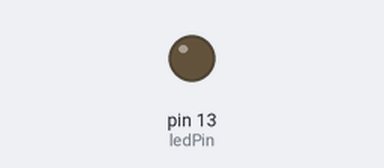
Bench run of a sketch on a simulated Arduino Uno, built with avr-gcc and run on an emulated ATmega328P. Parts: output pins drawn as LEDs (lit = HIGH).

Above: at 1.4 s.
At 11.1 s:
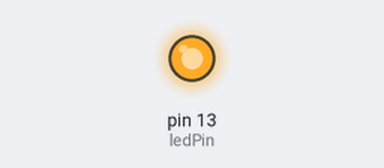
Timing chart, 0 to 11.7 s (numbered marks = the images above):
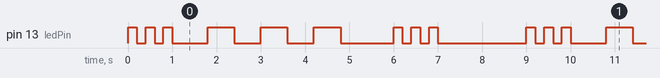

The sketch:

tp7-ISW2-punto3.ino
```cpp
/*
  Custom LED Blink Pattern

  Implementa un patrón de parpadeo personalizado para el LED incorporado en Arduino.

  Esta versión del código realiza las siguientes acciones:
  a. Encender el LED por 400 mSeg y apagarlo por un tiempo similar. Repetir tres veces.
  b. Mantener el LED apagado por 1200 mSeg.
  c. Encender el LED por 1200 mSeg y apagarlo por un tiempo similar. Repetir tres veces.
  d. Mantener el LED apagado por 1200 mSeg.
  e. Encender el LED por 400 mSeg y apagarlo por un tiempo similar. Repetir tres veces.
  f. Mantener el LED apagado por 3600 mSeg.
  g. Volver a repetir el ciclo.

  Este código está en el dominio público.
*/

//Repetir el caso anterior pero utilizando la mitad del tiempo que en el caso original.

// El pin LED_BUILTIN es el pin incorporado para el LED en la mayoría de las placas Arduino.
int ledPin = LED_BUILTIN;

void setup() {
  pinMode(ledPin, OUTPUT);
}

void loop() {
  while (true) {
    // a. Encender el LED por 400 mSeg y apagarlo por un tiempo similar. Repetir tres veces.
    for (int i = 0; i < 3; i++) {
      digitalWrite(ledPin, HIGH);  // Encender el LED
      delay(200);  // Esperar 400 mSeg
      digitalWrite(ledPin, LOW);  // Apagar el LED
      delay(200);  // Esperar 400 mSeg
    }

    // b. Mantener el LED apagado por 1200 mSeg.
    delay(600);

    // c. Encender el LED por 1200 mSeg y apagarlo por un tiempo similar. Repetir tres veces.
    for (int i = 0; i < 3; i++) {
      digitalWrite(ledPin, HIGH);  // Encender el LED
      delay(600);  // Esperar 1200 mSeg
      digitalWrite(ledPin, LOW);  // Apagar el LED
      delay(600);  // Esperar 1200 mSeg
    }

    // d. Mantener el LED apagado por 1200 mSeg.
    delay(600);

    // e. Encender el LED por 400 mSeg y apagarlo por un tiempo similar. Repetir tres veces.
    for (int i = 0; i < 3; i++) {
      digitalWrite(ledPin, HIGH);  // Encender el LED
      delay(200);  // Esperar 400 mSeg
      digitalWrite(ledPin, LOW);  // Apagar el LED
      delay(200);  // Esperar 400 mSeg
    }

    // f. Mantener el LED apagado por 3600 mSeg.
    delay(1800);
  }
}
```

Measured:
- by itself, pin 13 (ledPin): repeats every 9.0 s: 2 × (LOW 0.20 s, HIGH 0.20 s), LOW 0.80 s, 2 × (HIGH 0.60 s, LOW 0.60 s), HIGH 0.60 s, LOW 1.2 s, 2 × (HIGH 0.20 s, LOW 0.20 s), HIGH 0.20 s, LOW 2.0 s, HIGH 0.20 s
- by itself, everything shown: repeats every 9.0 s, in 18 steps
